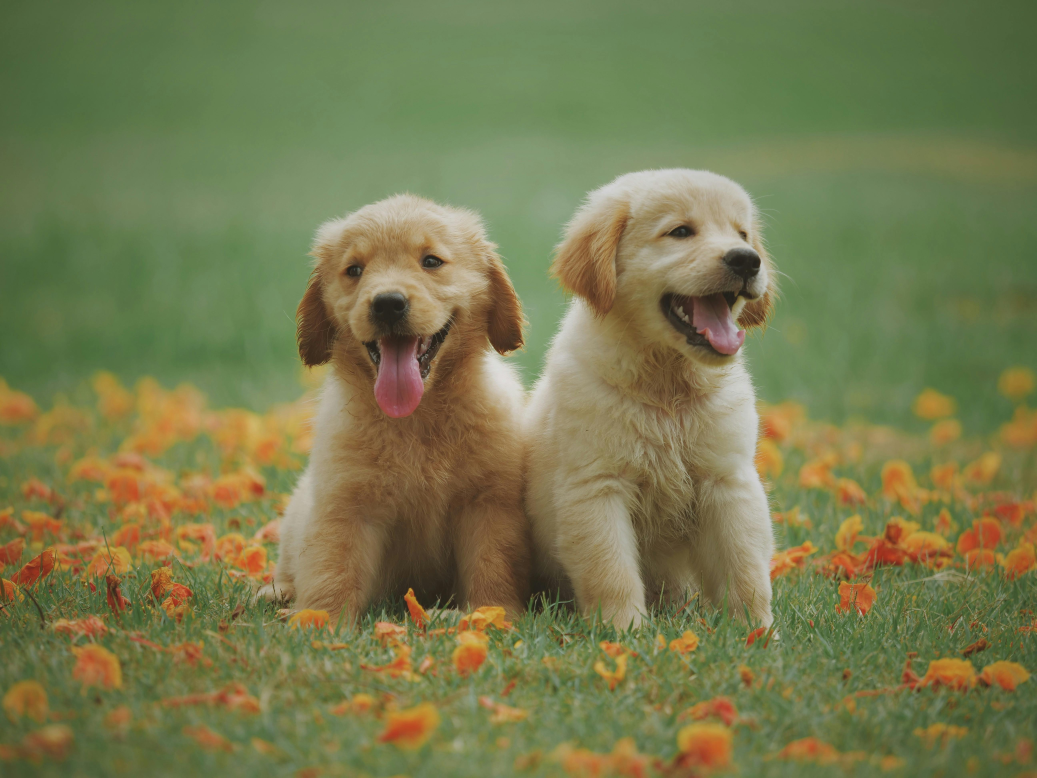
#> input picture dog.jpeg, 5184 x 3888 px (shown at 1/5 size)
$ jupyter execute InformationTheoryEntropy.ipynb
#> lines starting #> are read from the running program, lines starting #| are printed output that depends on the picture
[cell 1]
import cv2
import numpy as np
import matplotlib.pyplot as plt

def apply_bsc_to_image(image, flip_probability):
    """
    Applies Binary Symmetric Channel (BSC) noise to a grayscale or RGB image.
    Each bit of each pixel is flipped with probability `flip_probability`.
    """
    # Convert image to 8-bit binary representation
    flat_image = image.flatten()
    binary = np.unpackbits(flat_image)

    # Generate random flip mask (1 = flip, 0 = keep)
    flips = np.random.rand(binary.size) < flip_probability

    # Flip the bits
    noisy_binary = np.bitwise_xor(binary, flips.astype(np.uint8))

    # Repack bits into 8-bit integers
    noisy_image_flat = np.packbits(noisy_binary)

    # Reshape to original shape
    noisy_image = noisy_image_flat.reshape(image.shape)
    return noisy_image

# Load an image (make sure it’s 8-bit grayscale or RGB)
image = cv2.imread('dog.jpeg')  # or 'your_image.jpg'
#> image is the input picture: shape (3888, 5184, 3); mean B, G, R 78.3, 122, 119.3
image = cv2.cvtColor(image, cv2.COLOR_BGR2RGB)  # Convert to RGB for plotting

# Optional: resize for faster processing
image = cv2.resize(image, (256, 256))
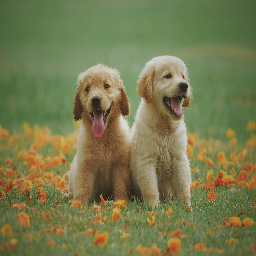
#> image: shape (256, 256, 3); mean R, G, B 119.2, 121.9, 78.2

# Apply BSC noise with a flip probability (e.g., 0.01 for 1%)
flip_probability = 0.1
noisy_image = apply_bsc_to_image(image, flip_probability)
#> in apply_bsc_to_image, `noisy_image = noisy_image_flat.reshape(image.shape)`:
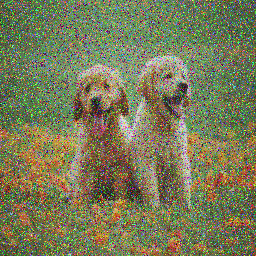
#> noisy_image: shape (256, 256, 3); mean R, G, B 120.8, 123.1, 88.1

# Plotting
plt.figure(figsize=(10, 5))
plt.subplot(1, 2, 1)
plt.imshow(image)
plt.title("Original Image")
plt.axis('off')

plt.subplot(1, 2, 2)
plt.imshow(noisy_image)
plt.title(f"BSC Noisy Image (p = {flip_probability})")
plt.axis('off')

plt.show()
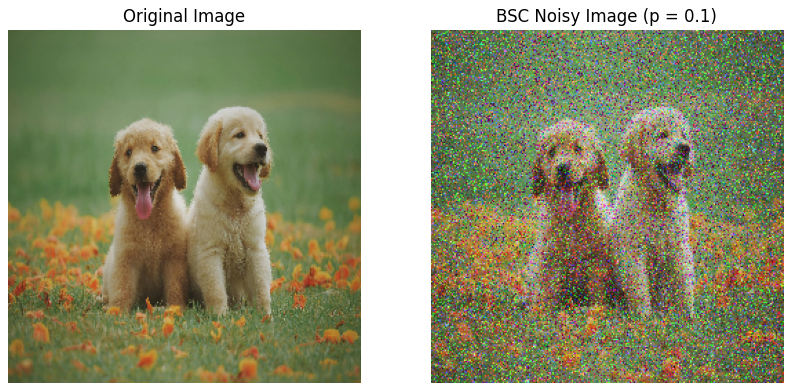
#> figure drawn by matplotlib, 2 panels
